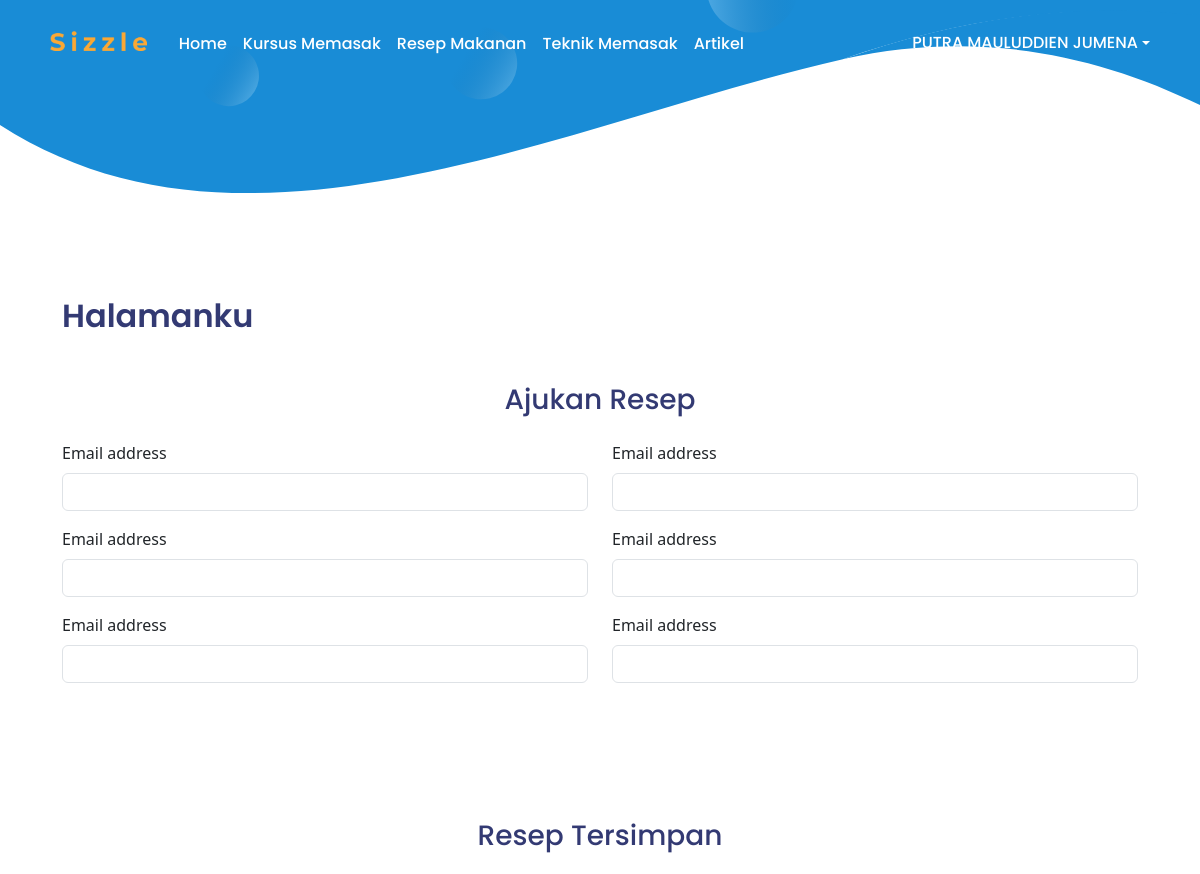
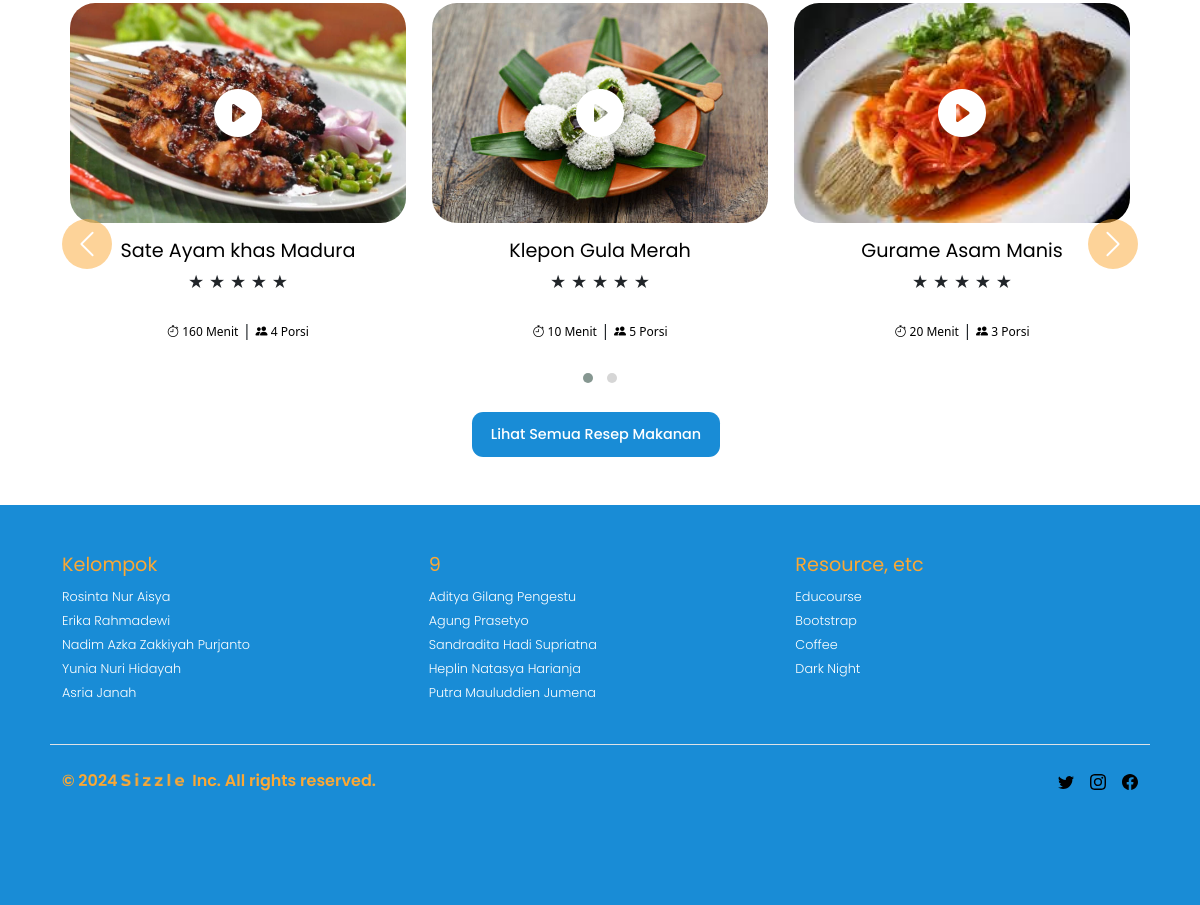
The page /halamanku/ (signed in) on the database its author committed (2 pictures, top to bottom).
### app/models.py (models this page shows, shortened)
class Resep(models.Model):
    id_resep = models.AutoField(primary_key=True)
    nama_resep = models.CharField(max_length=50, unique=True)
    rating = models.DecimalField(max_digits=3, decimal_places=2, default=0.00)
    durasi = models.IntegerField(default=0)
    porsi = models.IntegerField(default=0)
    gambar_resep = models.ImageField(upload_to='images/resep/', null=True, blank=True)
    definisi = models.TextField(null=True, blank=True)
    bahan = models.TextField(null=True, blank=True)
    informasi_nutrisi = models.TextField(null=True, blank=True)
    cara_membuat = models.TextField(null=True, blank=True)
    kategori_resep = models.ForeignKey('KategoriResep', on_delete=models.CASCADE, related_name='reseps', default=1)

### app/views.py (the view)
# urls.py: path('halamanku/', views.halamanku, name='halamanku'),
@login_required
def halamanku(request):
    user = request.user
    resep_tersimpan_list = UserResep.objects.filter(user=user).select_related('resep')
    for ur in resep_tersimpan_list:
        print(f"{ur.resep.nama_resep}")
    context = {
        'user': user,
        'resep_tersimpan_list': [ur.resep for ur in resep_tersimpan_list]
    }
    return render(request, 'halamanku.html', context)

### templates/halamanku.html (shortened to what this page needs)
<!DOCTYPE html>
{% extends 'base.html' %}
{% load static %}
{% block body_block %}
<div class="container mt-5 mb-5">
    <h2 class="font-1 mb-5">Halamanku</h2>
    <div class="tambah-resep mb-5">
        <div class="col-md-12 text-center mb-4">
            <h3 class="font-1 mt-5">Ajukan Resep</h3>
        </div>
        <div class="row">
            <div class="col-6">
                <form>
                    <div class="mb-3">
                        <label class="mb-2">Email address</label>
                        <input type="email" class="form-control" id="exampleInputEmail1" aria-describedby="emailHelp">
                    </div>
                    <div class="mb-3">
                        <label class="mb-2">Email address</label>
                        <input type="email" class="form-control" id="exampleInputEmail1" aria-describedby="emailHelp">
                    </div>
                    <div class="mb-3">
                        <label class="mb-2">Email address</label>
                        <input type="email" class="form-control" id="exampleInputEmail1" aria-describedby="emailHelp">
                    </div>
            </div>
            <div class="col-6">
                <div class="mb-3">
                    <label class="mb-2">Email address</label>
                    <input type="email" class="form-control" id="exampleInputEmail1" aria-describedby="emailHelp">
                </div>
                <div class="mb-3">
                    <label class="mb-2">Email address</label>
                    <input type="email" class="form-control" id="exampleInputEmail1" aria-describedby="emailHelp">
                </div>
                <div class="mb-3">
                    <label class="mb-2">Email address</label>
                    <input type="email" class="form-control" id="exampleInputEmail1" aria-describedby="emailHelp">
                </div>
            </div>
        </div>
    </div><br>
    <div class="resep-tersimpan">
        <div class="col-md-12 text-center mb-4">
            <h3 class="font-1 mt-5">Resep Tersimpan</h3>
        </div>
        <div class="owl-carousel owl-theme" id="carouselExample">
            {% for resep in resep_tersimpan_list %}
            <div class="item">
                <a href="{% url 'detail_resep' resep.id_resep %}" class="text-decoration-none">
                    <div class="card shadow-none rounded-3 border-0">
                        <div class="position-relative img-container">
                            {% if resep.gambar_resep %}
                            <img src="{{ resep.gambar_resep.url }}" alt="{{ resep.nama_resep }}" class="img-fluid">
                            {% else %}
                            <img src="{% static 'images/sizzle-logo.svg' %}" alt="Default Image" class="img-fluid">
                            {% endif %}
                            <i class="bi bi-play-circle-fill position-absolute top-50 start-50 translate-middle text-white"
                                style="font-size: 3rem"></i>
                        </div>
                        <div class="card-body">
                            <div class="text-center">
                                <h5 class="card-title text-body-emphasis fw-normal">{{ resep.nama_resep }}</h5>
                                <div class="rating">
                                    {% for i in "12345" %}
                                    {% if forloop.counter <= resep.rating|floatformat %}
                                    <span class="star text-warning">&#9733;</span>
                                    {% else %}
                                    <span class="star">&#9733;</span>
                                    {% endif %}
                                    {% endfor %}
                                </div>
                                <br />
                                <span class="badge transparent-badge text-body-emphasis fw-normal rounded-pill bi bi-stopwatch">
                                    {{ resep.durasi }} Menit
                                </span> |
                                <span class="badge transparent-badge text-body-emphasis fw-normal rounded-pill bi bi-people-fill">
                                    {{ resep.porsi }} Porsi
                                </span>
                            </div>
                        </div>
                    </div>
                </a>
            </div>
            {% endfor %}
        </div>
        <div class="carousel-controls">
            <button class="carousel-control-prev" type="button">
                <span class="carousel-control-prev-icon" aria-hidden="true"></span>
            </button>
            <button class="carousel-control-next" type="button">
                <span class="carousel-control-next-icon" aria-hidden="true"></span>
            </button>
        </div>
        <br><br><br><br><br>
        <div class="col-md-12 text-center mt-5">
            <a href="{% url 'resep' %}" class="second-btn">Lihat Semua Resep Makanan</a>
        </div>
    </div>
</div>
{% endblock %}

### templates/base.html (shortened to what this page needs)
<!DOCTYPE html>
{% load static %}
<html lang="en">
<head>
    <link rel="stylesheet" href="https://cdn.jsdelivr.net/npm/bootstrap-icons@1.11.3/font/bootstrap-icons.min.css" />
    <link href="{% static 'css/bootstrap.min.css' %}" rel="stylesheet">
    <link href="{% static 'css/base.css' %}" rel="stylesheet">
    <link href="{% static 'css/custom.css' %}" rel="stylesheet">
    <link rel="stylesheet" href="https://cdnjs.cloudflare.com/ajax/libs/OwlCarousel2/2.3.4/assets/owl.carousel.min.css">
    <link rel="stylesheet" href="https://cdnjs.cloudflare.com/ajax/libs/OwlCarousel2/2.3.4/assets/owl.theme.default.min.css">
</head>
<header class="mb-5 py-3 px-3">
    <nav class="navbar navbar-expand-lg">
        <div class="nav d-flex flex-wrap">
            <a href="{% url 'index' %}">
                <img src="{% static 'images/sizzle_text.png' %}" alt="Logo" class="me-4 mb-2" height="20">
            </a>
            <div class="collapse navbar-collapse" id="navbarsExample09">
                <ul class="navbar-nav me-auto mb-2 mb-lg-0">
                    <li class="nav-item">
                        <a class="nav-link" href="{% url 'index' %}">Home</a>
                    </li>
                    <li class="nav-item">
                        <a class="nav-link" href="{% url 'kursus' %}">Kursus Memasak</a>
                    </li>
                    <li class="nav-item">
                        <a class="nav-link" href="{% url 'resep' %}">Resep Makanan</a>
                    </li>
                    <li class="nav-item">
                        <a class="nav-link" href="{% url 'teknik' %}">Teknik Memasak</a>
                    </li>
                    <li class="nav-item">
                        <a class="nav-link" href="{% url 'artikel' %}">Artikel</a>
                    </li>
                </ul>
                {% if user.is_authenticated %}
                <div class="dropdown-center mb-1">
                    <a href="#" class="d-flex align-items-center text-decoration-none dropdown-toggle"
                        data-bs-toggle="dropdown" aria-expanded="false">
                        {{ request.user.first_name|upper }} {{ request.user.last_name|upper }}
                    </a>
                </div>
                {% else %}
                <a href="{% url 'login' %}" class="btn">Masuk</a>
                <a href="{% url 'register' %}" class="btn">Daftar</a>
                {% endif %}
            </div>
        </div>
    </nav>
</header>
<body>
<main>
  <section class="head-banner">
    <img src="{% static 'images/head-banner.svg' %}" alt="">
  </section>
        {% block body_block %}{% endblock %}
</main>
<div class="footer-container">
    <footer class="container py-5">
        <div class="row">
            <div class="col-4 col-md">
                <h5>Kelompok</h5>
                <ul class="list-unstyled text-small">
                    <li><a class="text-decoration-none" href="https://www.instagram.com/sya_isy/">Rosinta
                            Nur
                            Aisya</a></li>
                    <li><a class="text-decoration-none" href="https://www.instagram.com/erikaradw/">Erika
                            Rahmadewi</a></li>
                    <li><a class="text-decoration-none" href="https://www.instagram.com/nazkact/">Nadim
                            Azka
                            Zakkiyah Purjanto</a></li>
                    <li><a class="text-decoration-none" href="https://www.instagram.com/yunianuri_/">Yunia Nuri
                            Hidayah</a></li>
                    <li><a class="text-decoration-none" href="https://www.instagram.com/asria_janah/">Asria
                            Janah</a></li>
                </ul>
            </div>
            <div class="col-4 col-md">
                <h5>9</h5>
                <ul class="list-unstyled text-small">
                    <li><a class="text-decoration-none" href="https://www.instagram.com/_glng7/">Aditya
                            Gilang
                            Pengestu</a></li>
                    <li><a class="text-decoration-none" href="https://www.instagram.com/agungpraz31/">Agung
                            Prasetyo</a></li>
                    <li><a class="text-decoration-none" href="https://www.instagram.com/sandraahadid">Sandradita
                            Hadi Supriatna</a></li>
                    <li><a class="text-decoration-none" href="https://www.instagram.com/havyolo/">Heplin
                            Natasya
                            Harianja</a></li>
                    <li><a class="text-decoration-none" href="https://www.instagram.com/putramlddien/">Putra
                            Mauluddien Jumena</a></li>
                </ul>
            </div>
            <div class="col-4 col-md">
                <h5>Resource, etc</h5>
                <ul class="list-unstyled text-small">
                    <li><a class="text-decoration-none" href="https://educourse.id/">Educourse</a></li>
                    <li><a class="text-decoration-none" href="https://getbootstrap.com/">Bootstrap</a>
                    </li>
                    <li><a class="text-decoration-none" href="#">Coffee</a></li>
                    <li><a class="text-decoration-none" href="#">Dark Night</a></li>
                </ul>
            </div>
            <div class="d-flex flex-column flex-sm-row justify-content-between py-4 my-4 border-top">
                <p>&copy; 2024 <img src="{% static 'images/sizzle_text.png' %}" alt="Logo" class="me-1 mb-1"
                        height="13"> Inc. All
                    rights reserved.</p>
                    <ul class="list-unstyled d-flex">
                        <li class="ms-3">
                          <a class="link-body-emphasis" href="https://www.instagram.com/putramlddien/">
                          </a>
                        </li>
                        <li class="ms-3">
                          <a class="link-body-emphasis" href="https://www.instagram.com/putramlddien/">
                          </a>
                        </li>
                        <li class="ms-3">
                          <a class="link-body-emphasis" href="https://www.instagram.com/putramlddien/">
                          </a>
                        </li>
                      </ul>
            </div>
        </div>
    </footer>
</div>
</body>
</html>

### static/css/base.css (style rules this page uses)
:root { scroll-behavior: smooth; }
.container { max-width: 1100px; padding-top: 10em; }
.nav { max-width: 1100px; display: flex; justify-content: space-between; align-items: center; }
nav > div { width: 100%; padding-right: var(24px, 0.75rem); padding-left: var(24px, 0.75rem); margin-right: auto; margin-left: auto; }
nav > div > a { display: flex; justify-content: center; align-items: center; }
@media (min-width: 768px) { nav > div { max-width: 720px; } }
@media (min-width: 992px) { nav > div { max-width: 960px; } }
@media (min-width: 1200px) { nav > div { max-width: 1140px; } }
header { position: sticky; top: 0; z-index: 2; transition: background-color 0.3s ease; }
section.head-banner { width: 100%; position: absolute; top: 0; left: 0; right: 0; overflow: hidden; margin-top: -285px; z-index: -2; }
section.head-banner > img { width: 100%; height: 100%; position: relative; overflow: hidden; object-position: center; }
.nav-item > a { font-family: var(--Poppins); color: #ffffff; font-weight: 500; }
.navbar-nav .nav-link { border-bottom: 0.1rem solid transparent; }
.second-btn { background-color: #198cd6; color: #ffffff; font-family: var(--Poppins); display: inline-block; padding: 0.75rem 1.2rem; font-size: 0.9rem; font-weight: 500; line-height: 1.5; text-align: center; text-decoration: none; white-space: nowrap; border-radius: 0.7rem; cursor: pointer; transition: background-color 0.3s ease, color 0.3s ease; border: none; margin-right: 0.5rem; }
.dropdown-center { display: flex; justify-content: center; }
.dropdown-center a { color: #ffffff; text-align: center; font-family: var(--Poppins); font-weight: 500; transition: background-color 0.2s ease, color 0.2s ease; }
.carousel-control-prev, .carousel-control-next { width: 50px; height: 50px; background-color: #fba834; border-radius: 50%; top: 50%; transform: translateY(-50%); display: flex; align-items: center; justify-content: center; }
.carousel-control-prev-icon, .carousel-control-next-icon { width: 30px; height: 30px; }
.carousel-controls { position: relative; margin-top: -150px; display: flex; justify-content: space-between; }
.footer-container { background-color: #198cd6; font-family: var(--Poppins); color: #fba834; font-weight: 600; }
.list-unstyled.text-small a { color: #ffffff; font-family: var(--Poppins); font-weight: 300; font-size: 0.8em; }

### static/css/custom.css (style rules this page uses)
:root { --Poppins: 'Poppins', sans-serif; }
h2 { font-family: var(--Poppins); font-weight: 600; font-size: 2rem; color: #333A73; }
h5 { font-family: var(--Poppins); font-weight: 400; font-size: 1.2rem; color: #fba834; }
.position-relative { overflow: hidden; border-radius: 25px; }
.position-relative img { height: 100%; width: 100%; width: 330px; height: 250px; overflow: hidden; object-fit: cover; transition: scale 400ms; }
.font-1 { font-family: var(--Poppins); color: #333A73; }
.transparent-badge { background-color: transparent !important; border: none; padding: 0; color: inherit; color: #FFFFFF; }
.card { margin: 0 0.5em; box-shadow: 2px 6px 8px 0 rgba(22, 22, 26, 0.18); border: none; }
.item .card { background-color: rgba(255, 255, 255, 0); }
.navbar-nav .nav-link { position: relative; }
.card img { max-height: 100%; max-width: 100%; }
.img-container { position: relative; width: 100%; height: 220px; overflow: hidden; }
.img-container img { height: 100%; width: 100%; width: 330px; height: 250px; overflow: hidden; object-fit: cover; transition: scale 400ms; }
.bi-play-circle-fill { position: absolute; top: 50%; left: 50%; transform: translate(-50%, -50%); }

### rows shown on the page
Resep: gambar_resep (picture), nama_resep "Sate Ayam khas Madura", durasi "160", porsi "4"
Resep: gambar_resep (picture), nama_resep "Klepon Gula Merah", durasi "10", porsi "5"
Resep: gambar_resep (picture), nama_resep "Gurame Asam Manis", durasi "20", porsi "3"

### other values the page prints
{{ request.user.first_name|upper }} "PUTRA"
{{ request.user.last_name|upper }} "MAULUDDIEN JUMENA"
